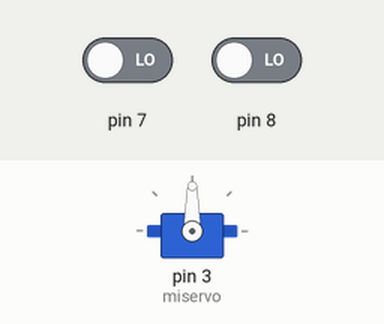
A sketch run on a simulated Arduino Uno, built with avr-gcc and run on an emulated ATmega328P. Shown: servo. Inputs (shaded band) come from the test bench; at power-on: pin 7 LOW, pin 8 LOW.

Above: at 1.2 s.
1.3 s: pin 7 driven HIGH
At 1.8 s:
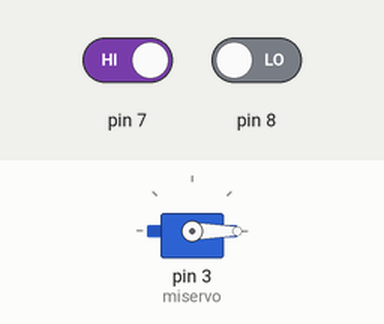
2.8 s: pin 8 driven HIGH
At 3.9 s:
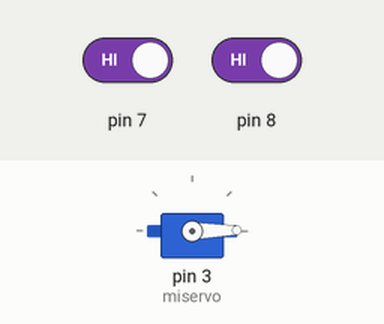
5.8 s: pin 7 driven LOW
7.3 s: pin 7 driven HIGH and pin 8 driven LOW
At 7.8 s:
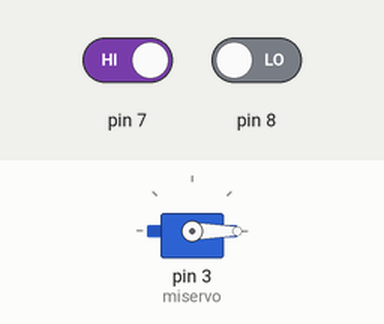
Timing chart, 0 to 9.8 s (numbered marks = the images above; inputs shaded):
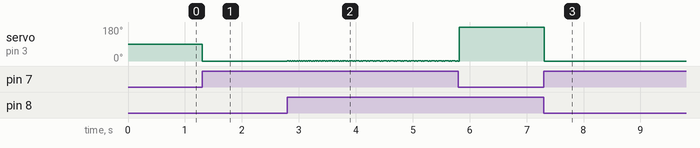

Measured:
- after the input at 1.3 s, servo on pin 3 (miservo): 90° → 0° at once
- after the input at 2.8 s, servo on pin 3 (miservo): alternates 1° for 0.02 s and 0° for 0.02 s, starting at once
- after the input at 7.3 s, servo on pin 3 (miservo): 180° → 0° at once

The sketch:

servoboton.ino
```cpp
/*Evidentemente, con pulsadores no solo podemos controlar
LEDs, sino cualquier otro tipo de actuador. Por ejemplo,
en un circuito con dos pulsadores conectados a los pines
de entrada digital no 7 y no 8 respectivamente (además de
a la alimentación y a tierra a través de una resistencia
“pull-down”) y un servomotor conectado al pin de salida
PWM no 3 (además de a la alimentación y a tierra),
podríamos ejecutar el siguiente código. Gracias a él,
pulsando un botón el servomotor se movería en un sentido
de giro, y pulsando el otro botón se movería en sentido
contrario.
*/

#include <Servo.h>

Servo miservo;
int pos = 90;  //Posición del servo
void setup()  {
       pinMode(7, INPUT);
       pinMode(8, INPUT);
       miservo.attach(3);
       miservo.write(pos);//Posición inicial en el centro
}
void loop() {
       if(digitalRead(7) == HIGH)  {
            if( pos > 0)  {
                    pos--;
                 //Mueve el servo de 180 a 0 grados
                    miservo.write(pos);
             }
       }
       if(digitalRead(8) == HIGH)  {
             if( pos < 180)  {
                    pos++;
                //Mueve el servo de 0 a 180 grados
                    miservo.write(pos);
             }
       }

}
```
